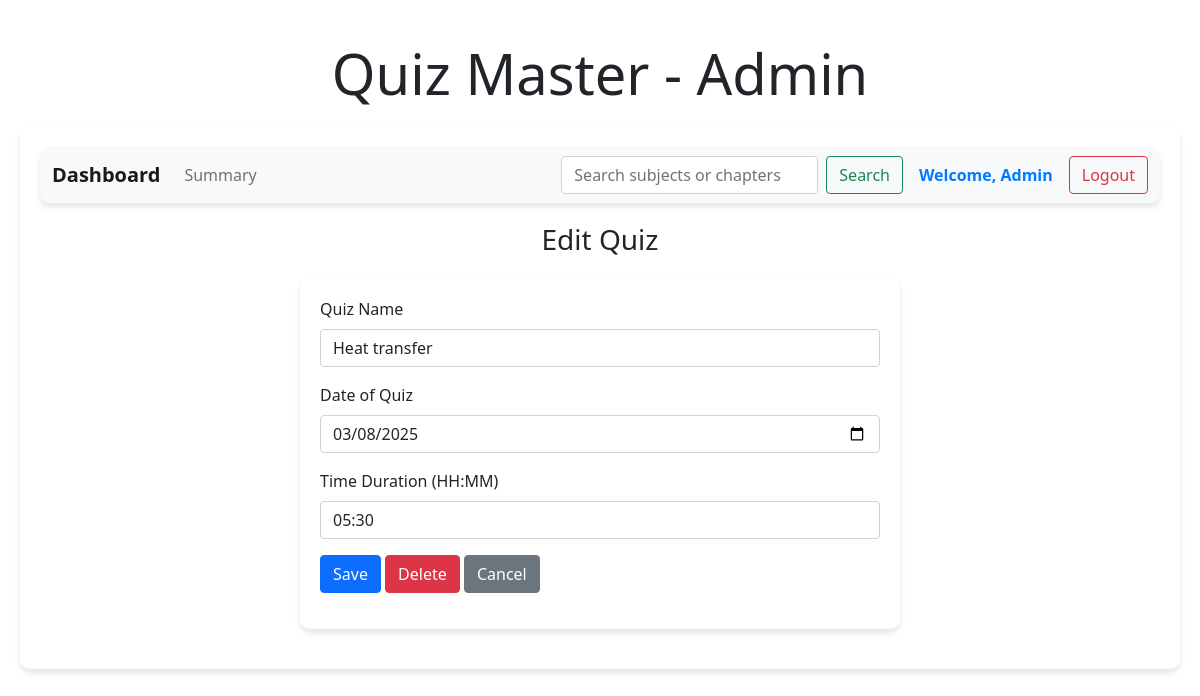
The page /edit_quiz/1/Heat transfer on the database its author committed.
### backend/models.py (models this page shows)
class Quiz(db.Model):
    __tablename__ = "quiz"
    id = db.Column(db.Integer, primary_key=True)
    name = db.Column(db.String, nullable=False)
    date_of_quiz = db.Column(db.String, nullable=False)
    time_duration = db.Column(db.String, nullable=False)
    chapter_id = db.Column(db.Integer, db.ForeignKey("chapter.id"), nullable=False)
    questions = db.relationship("Question", cascade="all,delete", backref="quiz", lazy=True)
    scores = db.relationship("Score", cascade="all,delete", backref="quiz", lazy=True)

### backend/controllers.py (the view)
@app.route("/edit_quiz/<quiz_id>/<name>", methods=["GET", "POST"])
def edit_quiz(quiz_id, name):
    quiz = Quiz.query.get(quiz_id)
    if request.method == "POST":
        quiz.name = request.form.get("name")
        quiz.date_of_quiz = request.form.get("date_of_quiz")
        quiz.time_duration = request.form.get("time_duration")
        db.session.commit()
        return redirect(url_for("admin_dashboard", name=name))
    return render_template("edit_quiz.html", quiz=quiz, name=name)

### templates/edit_quiz.html
{% extends "admin_layout.html" %}
{% block content %}
    <div class="center"><h3>Edit Quiz</h3></div>
    <form action="/edit_quiz/{{quiz.id}}/{{name}}" method="POST">
        <div class="input_form">
            <div class="mb-3">
                <label for="name" class="form-label">Quiz Name</label>
                <input type="text" class="form-control" name="name" id="name" value="{{quiz.name}}" required>
            </div>
            <div class="mb-3">
                <label for="date_of_quiz" class="form-label">Date of Quiz</label>
                <input type="date" class="form-control" name="date_of_quiz" id="date_of_quiz" value="{{quiz.date_of_quiz}}" required>
            </div>
            <div class="mb-3">
                <label for="time_duration" class="form-label">Time Duration (HH:MM)</label>
                <input type="text" class="form-control" name="time_duration" id="time_duration" value="{{quiz.time_duration}}" required>
            </div>
            <div class="mb-3">
                <button type="submit" class="btn btn-primary">Save</button>
                <a href="/delete_quiz/{{quiz.id}}/{{name}}" class="btn btn-danger">Delete</a>
                <a href="/admin/{{name}}" class="btn btn-secondary">Cancel</a>
            </div>
        </div>
    </form>
{% endblock %}

### static/styles/main.css (style rules this page uses)
body { background-color: #e9ecef; font-family: 'Segoe UI', Tahoma, Geneva, Verdana, sans-serif; }
.center { text-align: center; margin: 20px 0; }
.input_form { max-width: 600px; margin: 20px auto; padding: 20px; background-color: #ffffff; border-radius: 10px; box-shadow: 0 4px 6px rgba(0, 0, 0, 0.1); }
.btn-primary { background-color: #007bff; border: none; padding: 8px 16px; border-radius: 5px; }
.btn-secondary { background-color: #6c757d; border: none; padding: 8px 16px; border-radius: 5px; }
.btn-danger { background-color: #dc3545; border: none; padding: 8px 16px; border-radius: 5px; }

### rows shown on the page
Quiz: name "Heat transfer", date_of_quiz "03/08/2025", time_duration "05:30"
